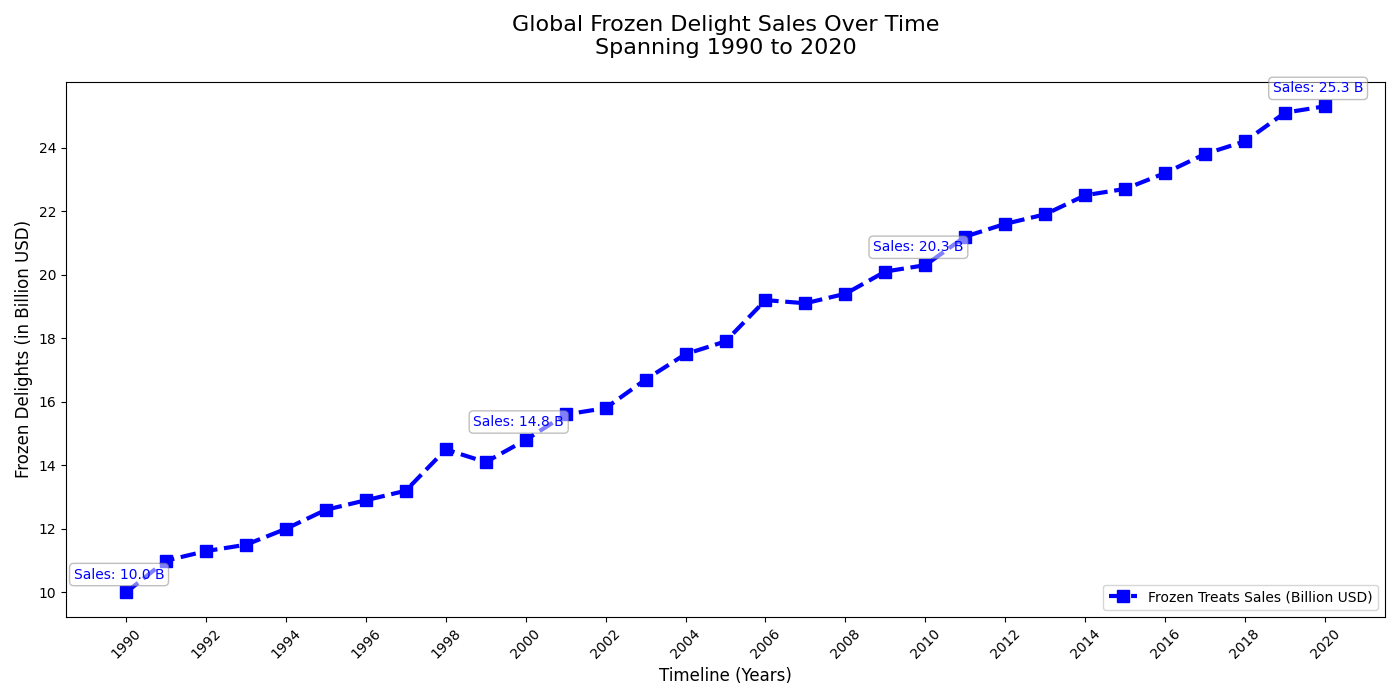

This figure's Python source:
import matplotlib.pyplot as plt
import numpy as np

years = np.arange(1990, 2021)
ice_cream_sales = np.array([
    10, 11, 11.3, 11.5, 12, 12.6, 12.9, 13.2, 14.5, 14.1,
    14.8, 15.6, 15.8, 16.7, 17.5, 17.9, 19.2, 19.1, 19.4, 20.1,
    20.3, 21.2, 21.6, 21.9, 22.5, 22.7, 23.2, 23.8, 24.2, 25.1,
    25.3
])

plt.figure(figsize=(14, 7))
plt.plot(years, ice_cream_sales, color='blue', marker='s', linestyle='--', linewidth=3, markersize=8, label='Frozen Treats Sales (Billion USD)')

highlight_indices = [0, 10, 20, 30]
for i in highlight_indices:
    plt.annotate(
        f'Sales: {ice_cream_sales[i]:.1f} B',
        (years[i], ice_cream_sales[i]),
        textcoords="offset points",
        xytext=(-5, 10),
        ha='center',
        fontsize=10,
        color='blue',
        bbox=dict(boxstyle='round,pad=0.3', edgecolor='gray', facecolor='white', alpha=0.5)
    )

plt.title('Global Frozen Delight Sales Over Time\nSpanning 1990 to 2020', fontsize=16, pad=20)
plt.xlabel('Timeline (Years)', fontsize=12)
plt.ylabel('Frozen Delights (in Billion USD)', fontsize=12)
plt.xticks(years[::2], rotation=45)
plt.yticks(np.arange(10, 26, 2))
plt.grid(False)  # Remove grid
plt.legend(loc='lower right', fontsize=10)  # Change legend location
plt.tight_layout()
plt.show()
